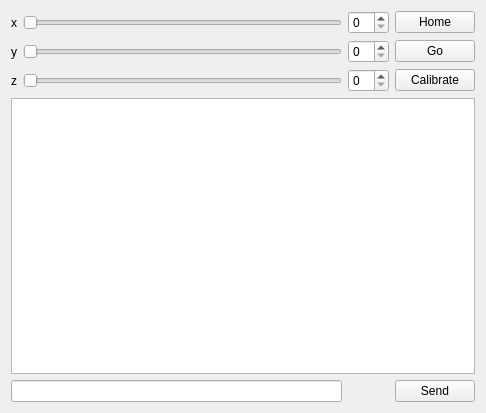
<?xml version="1.0" encoding="UTF-8"?>
<ui version="4.0">
 <class>MainWindow</class>
 <widget class="QMainWindow" name="MainWindow">
  <property name="geometry">
   <rect>
    <x>0</x>
    <y>0</y>
    <width>486</width>
    <height>413</height>
   </rect>
  </property>
  <property name="windowTitle">
   <string>MainWindow</string>
  </property>
  <widget class="QWidget" name="centralWidget">
   <layout class="QGridLayout" name="gridLayout">
    <item row="10" column="0" colspan="2">
     <widget class="QLineEdit" name="lineEdit"/>
    </item>
    <item row="9" column="0" colspan="4">
     <widget class="QTextBrowser" name="textBrowser"/>
    </item>
    <item row="6" column="0">
     <widget class="QLabel" name="label">
      <property name="text">
       <string>z</string>
      </property>
     </widget>
    </item>
    <item row="3" column="0">
     <widget class="QLabel" name="label_2">
      <property name="text">
       <string>y</string>
      </property>
     </widget>
    </item>
    <item row="2" column="0">
     <widget class="QLabel" name="label_3">
      <property name="text">
       <string>x</string>
      </property>
     </widget>
    </item>
    <item row="6" column="1">
     <widget class="QSlider" name="horizontalSlider_3">
      <property name="orientation">
       <enum>Qt::Horizontal</enum>
      </property>
     </widget>
    </item>
    <item row="3" column="3">
     <widget class="QPushButton" name="pushButton_2">
      <property name="text">
       <string>Go</string>
      </property>
     </widget>
    </item>
    <item row="10" column="3">
     <widget class="QPushButton" name="pushButton">
      <property name="text">
       <string>Send</string>
      </property>
     </widget>
    </item>
    <item row="3" column="2">
     <widget class="QSpinBox" name="spinBox_2"/>
    </item>
    <item row="2" column="2">
     <widget class="QSpinBox" name="spinBox"/>
    </item>
    <item row="6" column="2">
     <widget class="QSpinBox" name="spinBox_3"/>
    </item>
    <item row="2" column="1">
     <widget class="QSlider" name="horizontalSlider">
      <property name="orientation">
       <enum>Qt::Horizontal</enum>
      </property>
      <property name="tickPosition">
       <enum>QSlider::NoTicks</enum>
      </property>
     </widget>
    </item>
    <item row="3" column="1">
     <widget class="QSlider" name="horizontalSlider_2">
      <property name="orientation">
       <enum>Qt::Horizontal</enum>
      </property>
     </widget>
    </item>
    <item row="6" column="3">
     <widget class="QPushButton" name="pushButton_3">
      <property name="text">
       <string>Calibrate</string>
      </property>
     </widget>
    </item>
    <item row="2" column="3">
     <widget class="QPushButton" name="pushButton_4">
      <property name="text">
       <string>Home</string>
      </property>
     </widget>
    </item>
   </layout>
  </widget>
 </widget>
 <layoutdefault spacing="6" margin="11"/>
 <resources/>
 <connections>
  <connection>
   <sender>pushButton</sender>
   <signal>clicked()</signal>
   <receiver>MainWindow</receiver>
   <slot>transmitMsg()</slot>
   <hints>
    <hint type="sourcelabel">
     <x>450</x>
     <y>399</y>
    </hint>
    <hint type="destinationlabel">
     <x>435</x>
     <y>409</y>
    </hint>
   </hints>
  </connection>
  <connection>
   <sender>pushButton_2</sender>
   <signal>clicked()</signal>
   <receiver>MainWindow</receiver>
   <slot>moveTo()</slot>
   <hints>
    <hint type="sourcelabel">
     <x>441</x>
     <y>47</y>
    </hint>
    <hint type="destinationlabel">
     <x>450</x>
     <y>68</y>
    </hint>
   </hints>
  </connection>
  <connection>
   <sender>spinBox</sender>
   <signal>valueChanged(int)</signal>
   <receiver>horizontalSlider</receiver>
   <slot>setValue(int)</slot>
   <hints>
    <hint type="sourcelabel">
     <x>358</x>
     <y>21</y>
    </hint>
    <hint type="destinationlabel">
     <x>334</x>
     <y>23</y>
    </hint>
   </hints>
  </connection>
  <connection>
   <sender>spinBox_2</sender>
   <signal>valueChanged(int)</signal>
   <receiver>horizontalSlider_2</receiver>
   <slot>setValue(int)</slot>
   <hints>
    <hint type="sourcelabel">
     <x>353</x>
     <y>40</y>
    </hint>
    <hint type="destinationlabel">
     <x>337</x>
     <y>41</y>
    </hint>
   </hints>
  </connection>
  <connection>
   <sender>spinBox_3</sender>
   <signal>valueChanged(int)</signal>
   <receiver>horizontalSlider_3</receiver>
   <slot>setValue(int)</slot>
   <hints>
    <hint type="sourcelabel">
     <x>358</x>
     <y>68</y>
    </hint>
    <hint type="destinationlabel">
     <x>343</x>
     <y>82</y>
    </hint>
   </hints>
  </connection>
  <connection>
   <sender>horizontalSlider</sender>
   <signal>valueChanged(int)</signal>
   <receiver>spinBox</receiver>
   <slot>setValue(int)</slot>
   <hints>
    <hint type="sourcelabel">
     <x>338</x>
     <y>13</y>
    </hint>
    <hint type="destinationlabel">
     <x>354</x>
     <y>13</y>
    </hint>
   </hints>
  </connection>
  <connection>
   <sender>horizontalSlider_2</sender>
   <signal>valueChanged(int)</signal>
   <receiver>spinBox_2</receiver>
   <slot>setValue(int)</slot>
   <hints>
    <hint type="sourcelabel">
     <x>339</x>
     <y>51</y>
    </hint>
    <hint type="destinationlabel">
     <x>350</x>
     <y>51</y>
    </hint>
   </hints>
  </connection>
  <connection>
   <sender>horizontalSlider_3</sender>
   <signal>valueChanged(int)</signal>
   <receiver>spinBox_3</receiver>
   <slot>setValue(int)</slot>
   <hints>
    <hint type="sourcelabel">
     <x>336</x>
     <y>78</y>
    </hint>
    <hint type="destinationlabel">
     <x>354</x>
     <y>78</y>
    </hint>
   </hints>
  </connection>
  <connection>
   <sender>pushButton_3</sender>
   <signal>clicked()</signal>
   <receiver>MainWindow</receiver>
   <slot>calibrate()</slot>
   <hints>
    <hint type="sourcelabel">
     <x>458</x>
     <y>77</y>
    </hint>
    <hint type="destinationlabel">
     <x>480</x>
     <y>88</y>
    </hint>
   </hints>
  </connection>
  <connection>
   <sender>lineEdit</sender>
   <signal>returnPressed()</signal>
   <receiver>pushButton</receiver>
   <slot>click()</slot>
   <hints>
    <hint type="sourcelabel">
     <x>324</x>
     <y>391</y>
    </hint>
    <hint type="destinationlabel">
     <x>407</x>
     <y>391</y>
    </hint>
   </hints>
  </connection>
  <connection>
   <sender>pushButton_4</sender>
   <signal>clicked()</signal>
   <receiver>MainWindow</receiver>
   <slot>home()</slot>
   <hints>
    <hint type="sourcelabel">
     <x>458</x>
     <y>16</y>
    </hint>
    <hint type="destinationlabel">
     <x>481</x>
     <y>16</y>
    </hint>
   </hints>
  </connection>
 </connections>
 <slots>
  <slot>transmitMsg()</slot>
  <slot>moveTo()</slot>
  <slot>calibrate()</slot>
  <slot>home()</slot>
 </slots>
</ui>
